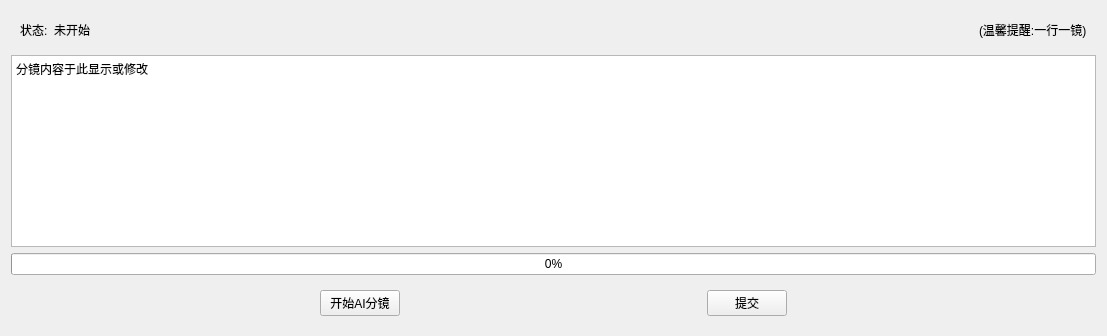
                     <widget class="QWidget" name="tab_15">
                      <attribute name="title">
                       <string>AI分镜</string>
                      </attribute>
                      <layout class="QVBoxLayout" name="verticalLayout_8">
                       <item>
                        <widget class="QWidget" name="widget_6" native="true">
                         <layout class="QHBoxLayout" name="horizontalLayout_9">
                          <item>
                           <widget class="QLabel" name="label_7">
                            <property name="text">
                             <string>状态:</string>
                            </property>
                           </widget>
                          </item>
                          <item>
                           <widget class="QLabel" name="label_8">
                            <property name="text">
                             <string>未开始</string>
                            </property>
                           </widget>
                          </item>
                          <item>
                           <spacer name="horizontalSpacer_5">
                            <property name="orientation">
                             <enum>Qt::Horizontal</enum>
                            </property>
                            <property name="sizeHint" stdset="0">
                             <size>
                              <width>883</width>
                              <height>20</height>
                             </size>
                            </property>
                           </spacer>
                          </item>
                          <item>
                           <widget class="QLabel" name="label_9">
                            <property name="text">
                             <string>(温馨提醒:一行一镜)</string>
                            </property>
                           </widget>
                          </item>
                         </layout>
                        </widget>
                       </item>
                       <item>
                        <widget class="QTextEdit" name="textEdit">
                         <property name="html">
                          <string>&lt;!DOCTYPE HTML PUBLIC &quot;-//W3C//DTD HTML 4.0//EN&quot; &quot;http://www.w3.org/TR/REC-html40/strict.dtd&quot;&gt;
&lt;html&gt;&lt;head&gt;&lt;meta name=&quot;qrichtext&quot; content=&quot;1&quot; /&gt;&lt;style type=&quot;text/css&quot;&gt;
p, li { white-space: pre-wrap; }
&lt;/style&gt;&lt;/head&gt;&lt;body style=&quot; font-family:'SimSun'; font-size:9pt; font-weight:400; font-style:normal;&quot;&gt;
&lt;p style=&quot; margin-top:0px; margin-bottom:0px; margin-left:0px; margin-right:0px; -qt-block-indent:0; text-indent:0px;&quot;&gt;分镜内容于此显示或修改&lt;/p&gt;&lt;/body&gt;&lt;/html&gt;</string>
                         </property>
                        </widget>
                       </item>
                       <item>
                        <widget class="QProgressBar" name="progressBar_2">
                         <property name="value">
                          <number>0</number>
                         </property>
                        </widget>
                       </item>
                       <item>
                        <widget class="QWidget" name="widget_7" native="true">
                         <layout class="QHBoxLayout" name="horizontalLayout_10">
                          <item>
                           <spacer name="horizontalSpacer_7">
                            <property name="orientation">
                             <enum>Qt::Horizontal</enum>
                            </property>
                            <property name="sizeHint" stdset="0">
                             <size>
                              <width>40</width>
                              <height>20</height>
                             </size>
                            </property>
                           </spacer>
                          </item>
                          <item>
                           <widget class="QPushButton" name="pushButton_20">
                            <property name="text">
                             <string>开始AI分镜</string>
                            </property>
                           </widget>
                          </item>
                          <item>
                           <spacer name="horizontalSpacer_6">
                            <property name="orientation">
                             <enum>Qt::Horizontal</enum>
                            </property>
                            <property name="sizeHint" stdset="0">
                             <size>
                              <width>301</width>
                              <height>20</height>
                             </size>
                            </property>
                           </spacer>
                          </item>
                          <item>
                           <widget class="QPushButton" name="pushButton_21">
                            <property name="text">
                             <string>提交</string>
                            </property>
                           </widget>
                          </item>
                          <item>
                           <spacer name="horizontalSpacer_8">
                            <property name="orientation">
                             <enum>Qt::Horizontal</enum>
                            </property>
                            <property name="sizeHint" stdset="0">
                             <size>
                              <width>40</width>
                              <height>20</height>
                             </size>
                            </property>
                           </spacer>
                          </item>
                         </layout>
                        </widget>
                       </item>
                      </layout>
                     </widget>
